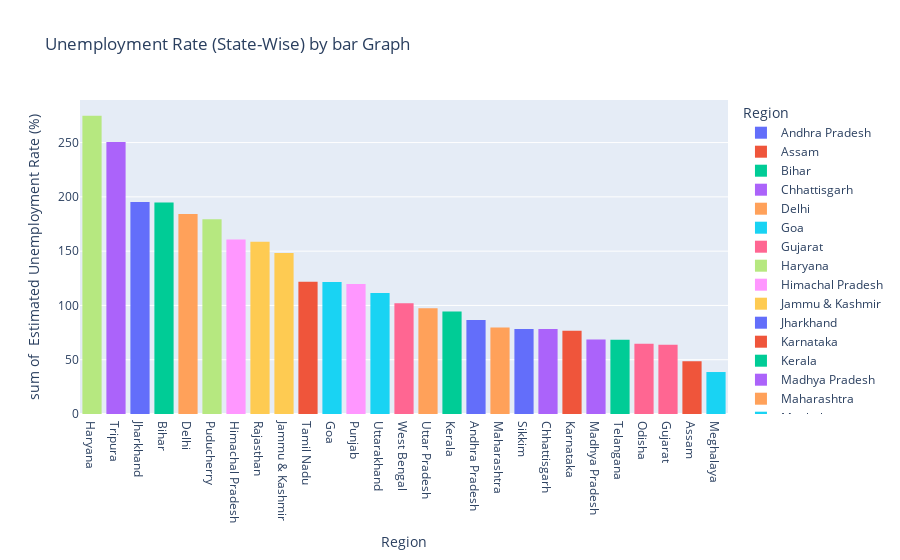

Here is the notebook cell this chart was saved with:
### Code cell
fg=px.histogram(df,x="Region",y=" Estimated Unemployment Rate (%)",color="Region",title="Unemployment Rate (State-Wise) by bar Graph",template="plotly")
fg.update_layout(xaxis={"categoryorder":"total descending"})
fg.show()

### Figure 1 — Plotly figure (JSON) as saved in the notebook; plotly's stock layout.template omitted (floating-point values rounded to 4 significant figures)
{"data": [{"alignmentgroup": "True", "bingroup": "x", "histfunc": "sum", "hovertemplate": "Region=%{x}<br>sum of  Estimated Unemployment Rate (%)=%{y}<extra></extra>", "legendgroup": "Andhra Pradesh", "marker": {"color": "#636efa", "pattern": {"shape": ""}}, "name": "Andhra Pradesh", "offsetgroup": "Andhra Pradesh", "orientation": "v", "showlegend": true, "type": "histogram", "x": ["Andhra Pradesh", "Andhra Pradesh", "Andhra Pradesh", "Andhra Pradesh", "Andhra Pradesh", "Andhra Pradesh", "Andhra Pradesh", "Andhra Pradesh", "Andhra Pradesh", "Andhra Pradesh"], "xaxis": "x", "y": [5.48, 5.83, 5.79, 20.51, 17.43, 3.31, 8.34, 6.96, 6.4, 6.59], "yaxis": "y"}, {"alignmentgroup": "True", "bingroup": "x", "histfunc": "sum", "hovertemplate": "Region=%{x}<br>sum of  Estimated Unemployment Rate (%)=%{y}<extra></extra>", "legendgroup": "Assam", "marker": {"color": "#EF553B", "pattern": {"shape": ""}}, "name": "Assam", "offsetgroup": "Assam", "orientation": "v", "showlegend": true, "type": "histogram", "x": ["Assam", "Assam", "Assam", "Assam", "Assam", "Assam", "Assam", "Assam", "Assam", "Assam"], "xaxis": "x", "y": [4.66, 4.41, 4.77, 11.06, 9.55, 0.6, 3.77, 5.53, 1.19, 3.02], "yaxis": "y"}, {"alignmentgroup": "True", "bingroup": "x", "histfunc": "sum", "hovertemplate": "Region=%{x}<br>sum of  Estimated Unemployment Rate (%)=%{y}<extra></extra>", "legendgroup": "Bihar", "marker": {"color": "#00cc96", "pattern": {"shape": ""}}, "name": "Bihar", "offsetgroup": "Bihar", "orientation": "v", "showlegend": true, "type": "histogram", "x": ["Bihar", "Bihar", "Bihar", "Bihar", "Bihar", "Bihar", "Bihar", "Bihar", "Bihar", "Bihar"], "xaxis": "x", "y": [10.61, 10.29, 15.43, 46.64, 45.96, 17.82, 12.79, 13.44, 11.91, 9.82], "yaxis": "y"}, {"alignmentgroup": "True", "bingroup": "x", "histfunc": "sum", "hovertemplate": "Region=%{x}<br>sum of  Estimated Unemployment Rate (%)=%{y}<extra></extra>", "legendgroup": "Chhattisgarh", "marker": {"color": "#ab63fa", "pattern": {"shape": ""}}, "name": "Chhattisgarh", "offsetgroup": "Chhattisgarh", "orientation": "v", "showlegend": true, "type": "histogram", "x": ["Chhattisgarh", "Chhattisgarh", "Chhattisgarh", "Chhattisgarh", "Chhattisgarh", "Chhattisgarh", "Chhattisgarh", "Chhattisgarh", "Chhattisgarh", "Chhattisgarh"], "xaxis": "x", "y": [9.65, 8.38, 7.54, 3.41, 10.5, 14.23, 10.27, 5.63, 1.96, 6.62], "yaxis": "y"}, {"alignmentgroup": "True", "bingroup": "x", "histfunc": "sum", "hovertemplate": "Region=%{x}<br>sum of  Estimated Unemployment Rate (%)=%{y}<extra></extra>", "legendgroup": "Delhi", "marker": {"color": "#FFA15A", "pattern": {"shape": ""}}, "name": "Delhi", "offsetgroup": "Delhi", "orientation": "v", "showlegend": true, "type": "histogram", "x": ["Delhi", "Delhi", "Delhi", "Delhi", "Delhi", "Delhi", "Delhi", "Delhi", "Delhi", "Delhi"], "xaxis": "x", "y": [22.23, 14.84, 17.04, 16.68, 42.27, 18.19, 20.3, 13.79, 12.53, 6.27], "yaxis": "y"}, {"alignmentgroup": "True", "bingroup": "x", "histfunc": "sum", "hovertemplate": "Region=%{x}<br>sum of  Estimated Unemployment Rate (%)=%{y}<extra></extra>", "legendgroup": "Goa", "marker": {"color": "#19d3f3", "pattern": {"shape": ""}}, "name": "Goa", "offsetgroup": "Goa", "orientation": "v", "showlegend": true, "type": "histogram", "x": ["Goa", "Goa", "Goa", "Goa", "Goa", "Goa", "Goa", "Goa", "Goa", "Goa"], "xaxis": "x", "y": [8.89, 2.81, 5.25, 13.31, 21.25, 9.96, 17.07, 16.21, 15.38, 11.54], "yaxis": "y"}, {"alignmentgroup": "True", "bingroup": "x", "histfunc": "sum", "hovertemplate": "Region=%{x}<br>sum of  Estimated Unemployment Rate (%)=%{y}<extra></extra>", "legendgroup": "Gujarat", "marker": {"color": "#FF6692", "pattern": {"shape": ""}}, "name": "Gujarat", "offsetgroup": "Gujarat", "orientation": "v", "showlegend": true, "type": "histogram", "x": ["Gujarat", "Gujarat", "Gujarat", "Gujarat", "Gujarat", "Gujarat", "Gujarat", "Gujarat", "Gujarat", "Gujarat"], "xaxis": "x", "y": [5.54, 6.38, 6.66, 18.71, 12.11, 3.2, 1.84, 1.87, 3.42, 4.03], "yaxis": "y"}, {"alignmentgroup": "True", "bingroup": "x", "histfunc": "sum", "hovertemplate": "Region=%{x}<br>sum of  Estimated Unemployment Rate (%)=%{y}<extra></extra>", "legendgroup": "Haryana", "marker": {"color": "#B6E880", "pattern": {"shape": ""}}, "name": "Haryana", "offsetgroup": "Haryana", "orientation": "v", "showlegend": true, "type": "histogram", "x": ["Haryana", "Haryana", "Haryana", "Haryana", "Haryana", "Haryana", "Haryana", "Haryana", "Haryana", "Haryana"], "xaxis": "x", "y": [20.34, 25.77, 25.05, 43.22, 29.02, 26.7, 24.18, 33.5, 19.68, 27.31], "yaxis": "y"}, {"alignmentgroup": "True", "bingroup": "x", "histfunc": "sum", "hovertemplate": "Region=%{x}<br>sum of  Estimated Unemployment Rate (%)=%{y}<extra></extra>", "legendgroup": "Himachal Pradesh", "marker": {"color": "#FF97FF", "pattern": {"shape": ""}}, "name": "Himachal Pradesh", "offsetgroup": "Himachal Pradesh", "orientation": "v", "showlegend": true, "type": "histogram", "x": ["Himachal Pradesh", "Himachal Pradesh", "Himachal Pradesh", "Himachal Pradesh", "Himachal Pradesh", "Himachal Pradesh", "Himachal Pradesh", "Himachal Pradesh", "Himachal Pradesh", "Himachal Pradesh"], "xaxis": "x", "y": [16.83, 16.84, 18.76, 2.2, 26.95, 13.47, 24.31, 15.79, 12.04, 13.46], "yaxis": "y"}, {"alignmentgroup": "True", "bingroup": "x", "histfunc": "sum", "hovertemplate": "Region=%{x}<br>sum of  Estimated Unemployment Rate (%)=%{y}<extra></extra>", "legendgroup": "Jammu & Kashmir", "marker": {"color": "#FECB52", "pattern": {"shape": ""}}, "name": "Jammu & Kashmir", "offsetgroup": "Jammu & Kashmir", "orientation": "v", "showlegend": true, "type": "histogram", "x": ["Jammu & Kashmir", "Jammu & Kashmir", "Jammu & Kashmir", "Jammu & Kashmir", "Jammu & Kashmir", "Jammu & Kashmir", "Jammu & Kashmir", "Jammu & Kashmir", "Jammu & Kashmir"], "xaxis": "x", "y": [21.08, 20.78, 15.5, 18.74, 17.92, 10.88, 11.09, 16.17, 16.14], "yaxis": "y"}, {"alignmentgroup": "True", "bingroup": "x", "histfunc": "sum", "hovertemplate": "Region=%{x}<br>sum of  Estimated Unemployment Rate (%)=%{y}<extra></extra>", "legendgroup": "Jharkhand", "marker": {"color": "#636efa", "pattern": {"shape": ""}}, "name": "Jharkhand", "offsetgroup": "Jharkhand", "orientation": "v", "showlegend": true, "type": "histogram", "x": ["Jharkhand", "Jharkhand", "Jharkhand", "Jharkhand", "Jharkhand", "Jharkhand", "Jharkhand", "Jharkhand", "Jharkhand", "Jharkhand"], "xaxis": "x", "y": [10.61, 11.85, 8.23, 47.09, 59.23, 20.95, 7.63, 9.76, 8.24, 11.8], "yaxis": "y"}, {"alignmentgroup": "True", "bingroup": "x", "histfunc": "sum", "hovertemplate": "Region=%{x}<br>sum of  Estimated Unemployment Rate (%)=%{y}<extra></extra>", "legendgroup": "Karnataka", "marker": {"color": "#EF553B", "pattern": {"shape": ""}}, "name": "Karnataka", "offsetgroup": "Karnataka", "orientation": "v", "showlegend": true, "type": "histogram", "x": ["Karnataka", "Karnataka", "Karnataka", "Karnataka", "Karnataka", "Karnataka", "Karnataka", "Karnataka", "Karnataka", "Karnataka"], "xaxis": "x", "y": [2.86, 3.61, 3.46, 29.84, 19.97, 8.44, 4.01, 0.5, 2.41, 1.58], "yaxis": "y"}, {"alignmentgroup": "True", "bingroup": "x", "histfunc": "sum", "hovertemplate": "Region=%{x}<br>sum of  Estimated Unemployment Rate (%)=%{y}<extra></extra>", "legendgroup": "Kerala", "marker": {"color": "#00cc96", "pattern": {"shape": ""}}, "name": "Kerala", "offsetgroup": "Kerala", "orientation": "v", "showlegend": true, "type": "histogram", "x": ["Kerala", "Kerala", "Kerala", "Kerala", "Kerala", "Kerala", "Kerala", "Kerala", "Kerala", "Kerala"], "xaxis": "x", "y": [5.31, 7.6, 8.99, 16.99, 17.88, 9.71, 7.09, 10.98, 5.91, 3.88], "yaxis": "y"}, {"alignmentgroup": "True", "bingroup": "x", "histfunc": "sum", "hovertemplate": "Region=%{x}<br>sum of  Estimated Unemployment Rate (%)=%{y}<extra></extra>", "legendgroup": "Madhya Pradesh", "marker": {"color": "#ab63fa", "pattern": {"shape": ""}}, "name": "Madhya Pradesh", "offsetgroup": "Madhya Pradesh", "orientation": "v", "showlegend": true, "type": "histogram", "x": ["Madhya Pradesh", "Madhya Pradesh", "Madhya Pradesh", "Madhya Pradesh", "Madhya Pradesh", "Madhya Pradesh", "Madhya Pradesh", "Madhya Pradesh", "Madhya Pradesh", "Madhya Pradesh"], "xaxis": "x", "y": [4.11, 4.57, 2.22, 12.36, 21.98, 6.48, 5.08, 4.7, 3.91, 3.13], "yaxis": "y"}, {"alignmentgroup": "True", "bingroup": "x", "histfunc": "sum", "hovertemplate": "Region=%{x}<br>sum of  Estimated Unemployment Rate (%)=%{y}<extra></extra>", "legendgroup": "Maharashtra", "marker": {"color": "#FFA15A", "pattern": {"shape": ""}}, "name": "Maharashtra", "offsetgroup": "Maharashtra", "orientation": "v", "showlegend": true, "type": "histogram", "x": ["Maharashtra", "Maharashtra", "Maharashtra", "Maharashtra", "Maharashtra", "Maharashtra", "Maharashtra", "Maharashtra", "Maharashtra", "Maharashtra"], "xaxis": "x", "y": [4.95, 4.69, 5.79, 20.9, 15.46, 9.23, 3.89, 6.23, 4.55, 4.1], "yaxis": "y"}, {"alignmentgroup": "True", "bingroup": "x", "histfunc": "sum", "hovertemplate": "Region=%{x}<br>sum of  Estimated Unemployment Rate (%)=%{y}<extra></extra>", "legendgroup": "Meghalaya", "marker": {"color": "#19d3f3", "pattern": {"shape": ""}}, "name": "Meghalaya", "offsetgroup": "Meghalaya", "orientation": "v", "showlegend": true, "type": "histogram", "x": ["Meghalaya", "Meghalaya", "Meghalaya", "Meghalaya", "Meghalaya", "Meghalaya", "Meghalaya", "Meghalaya", "Meghalaya", "Meghalaya"], "xaxis": "x", "y": [1.66, 3.59, 1.58, 10.03, 5.92, 1.15, 2.1, 3.74, 4.29, 4.6], "yaxis": "y"}, {"alignmentgroup": "True", "bingroup": "x", "histfunc": "sum", "hovertemplate": "Region=%{x}<br>sum of  Estimated Unemployment Rate (%)=%{y}<extra></extra>", "legendgroup": "Odisha", "marker": {"color": "#FF6692", "pattern": {"shape": ""}}, "name": "Odisha", "offsetgroup": "Odisha", "orientation": "v", "showlegend": true, "type": "histogram", "x": ["Odisha", "Odisha", "Odisha", "Odisha", "Odisha", "Odisha", "Odisha", "Odisha", "Odisha", "Odisha"], "xaxis": "x", "y": [1.9, 3.12, 13.08, 23.76, 11.41, 3.77, 1.88, 1.42, 2.1, 2.18], "yaxis": "y"}, {"alignmentgroup": "True", "bingroup": "x", "histfunc": "sum", "hovertemplate": "Region=%{x}<br>sum of  Estimated Unemployment Rate (%)=%{y}<extra></extra>", "legendgroup": "Puducherry", "marker": {"color": "#B6E880", "pattern": {"shape": ""}}, "name": "Puducherry", "offsetgroup": "Puducherry", "orientation": "v", "showlegend": true, "type": "histogram", "x": ["Puducherry", "Puducherry", "Puducherry", "Puducherry", "Puducherry", "Puducherry", "Puducherry", "Puducherry", "Puducherry", "Puducherry"], "xaxis": "x", "y": [0.58, 1.76, 1.2, 75.85, 58.19, 4.24, 15.47, 5.05, 10.9, 6.18], "yaxis": "y"}, {"alignmentgroup": "True", "bingroup": "x", "histfunc": "sum", "hovertemplate": "Region=%{x}<br>sum of  Estimated Unemployment Rate (%)=%{y}<extra></extra>", "legendgroup": "Punjab", "marker": {"color": "#FF97FF", "pattern": {"shape": ""}}, "name": "Punjab", "offsetgroup": "Punjab", "orientation": "v", "showlegend": true, "type": "histogram", "x": ["Punjab", "Punjab", "Punjab", "Punjab", "Punjab", "Punjab", "Punjab", "Punjab", "Punjab", "Punjab"], "xaxis": "x", "y": [11.11, 10.97, 10.32, 2.86, 28.33, 16.55, 9.19, 10.99, 9.61, 9.88], "yaxis": "y"}, {"alignmentgroup": "True", "bingroup": "x", "histfunc": "sum", "hovertemplate": "Region=%{x}<br>sum of  Estimated Unemployment Rate (%)=%{y}<extra></extra>", "legendgroup": "Rajasthan", "marker": {"color": "#FECB52", "pattern": {"shape": ""}}, "name": "Rajasthan", "offsetgroup": "Rajasthan", "orientation": "v", "showlegend": true, "type": "histogram", "x": ["Rajasthan", "Rajasthan", "Rajasthan", "Rajasthan", "Rajasthan", "Rajasthan", "Rajasthan", "Rajasthan", "Rajasthan", "Rajasthan"], "xaxis": "x", "y": [10.97, 15.16, 11.9, 17.7, 15.74, 14.39, 15.81, 17.51, 15.35, 24.15], "yaxis": "y"}, {"alignmentgroup": "True", "bingroup": "x", "histfunc": "sum", "hovertemplate": "Region=%{x}<br>sum of  Estimated Unemployment Rate (%)=%{y}<extra></extra>", "legendgroup": "Sikkim", "marker": {"color": "#636efa", "pattern": {"shape": ""}}, "name": "Sikkim", "offsetgroup": "Sikkim", "orientation": "v", "showlegend": true, "type": "histogram", "x": ["Sikkim", "Sikkim", "Sikkim", "Sikkim", "Sikkim", "Sikkim", "Sikkim", "Sikkim"], "xaxis": "x", "y": [23.57, 2.28, 24.51, 4.46, 4.45, 12.49, 5.7, 0.88], "yaxis": "y"}, {"alignmentgroup": "True", "bingroup": "x", "histfunc": "sum", "hovertemplate": "Region=%{x}<br>sum of  Estimated Unemployment Rate (%)=%{y}<extra></extra>", "legendgroup": "Tamil Nadu", "marker": {"color": "#EF553B", "pattern": {"shape": ""}}, "name": "Tamil Nadu", "offsetgroup": "Tamil Nadu", "orientation": "v", "showlegend": true, "type": "histogram", "x": ["Tamil Nadu", "Tamil Nadu", "Tamil Nadu", "Tamil Nadu", "Tamil Nadu", "Tamil Nadu", "Tamil Nadu", "Tamil Nadu", "Tamil Nadu", "Tamil Nadu"], "xaxis": "x", "y": [1.57, 2.09, 6.4, 49.83, 33.16, 12.2, 6.81, 2.65, 5, 2.16], "yaxis": "y"}, {"alignmentgroup": "True", "bingroup": "x", "histfunc": "sum", "hovertemplate": "Region=%{x}<br>sum of  Estimated Unemployment Rate (%)=%{y}<extra></extra>", "legendgroup": "Telangana", "marker": {"color": "#00cc96", "pattern": {"shape": ""}}, "name": "Telangana", "offsetgroup": "Telangana", "orientation": "v", "showlegend": true, "type": "histogram", "x": ["Telangana", "Telangana", "Telangana", "Telangana", "Telangana", "Telangana", "Telangana", "Telangana", "Telangana", "Telangana"], "xaxis": "x", "y": [5.49, 8.29, 5.77, 6.25, 14.7, 10.55, 5.36, 5.79, 3.27, 2.86], "yaxis": "y"}, {"alignmentgroup": "True", "bingroup": "x", "histfunc": "sum", "hovertemplate": "Region=%{x}<br>sum of  Estimated Unemployment Rate (%)=%{y}<extra></extra>", "legendgroup": "Tripura", "marker": {"color": "#ab63fa", "pattern": {"shape": ""}}, "name": "Tripura", "offsetgroup": "Tripura", "orientation": "v", "showlegend": true, "type": "histogram", "x": ["Tripura", "Tripura", "Tripura", "Tripura", "Tripura", "Tripura", "Tripura", "Tripura", "Tripura", "Tripura"], "xaxis": "x", "y": [32.67, 28.4, 29.95, 41.23, 21.51, 21.71, 18.24, 27.92, 17.35, 11.57], "yaxis": "y"}, {"alignmentgroup": "True", "bingroup": "x", "histfunc": "sum", "hovertemplate": "Region=%{x}<br>sum of  Estimated Unemployment Rate (%)=%{y}<extra></extra>", "legendgroup": "Uttar Pradesh", "marker": {"color": "#FFA15A", "pattern": {"shape": ""}}, "name": "Uttar Pradesh", "offsetgroup": "Uttar Pradesh", "orientation": "v", "showlegend": true, "type": "histogram", "x": ["Uttar Pradesh", "Uttar Pradesh", "Uttar Pradesh", "Uttar Pradesh", "Uttar Pradesh", "Uttar Pradesh", "Uttar Pradesh", "Uttar Pradesh", "Uttar Pradesh", "Uttar Pradesh"], "xaxis": "x", "y": [7.58, 8.98, 10.11, 21.54, 20.41, 9.47, 5.56, 5.79, 4.18, 3.75], "yaxis": "y"}, {"alignmentgroup": "True", "bingroup": "x", "histfunc": "sum", "hovertemplate": "Region=%{x}<br>sum of  Estimated Unemployment Rate (%)=%{y}<extra></extra>", "legendgroup": "Uttarakhand", "marker": {"color": "#19d3f3", "pattern": {"shape": ""}}, "name": "Uttarakhand", "offsetgroup": "Uttarakhand", "orientation": "v", "showlegend": true, "type": "histogram", "x": ["Uttarakhand", "Uttarakhand", "Uttarakhand", "Uttarakhand", "Uttarakhand", "Uttarakhand", "Uttarakhand", "Uttarakhand", "Uttarakhand", "Uttarakhand"], "xaxis": "x", "y": [5.49, 4.99, 19.85, 6.48, 8.01, 8.61, 12.38, 14.26, 22.26, 9.23], "yaxis": "y"}, {"alignmentgroup": "True", "bingroup": "x", "histfunc": "sum", "hovertemplate": "Region=%{x}<br>sum of  Estimated Unemployment Rate (%)=%{y}<extra></extra>", "legendgroup": "West Bengal", "marker": {"color": "#FF6692", "pattern": {"shape": ""}}, "name": "West Bengal", "offsetgroup": "West Bengal", "orientation": "v", "showlegend": true, "type": "histogram", "x": ["West Bengal", "West Bengal", "West Bengal", "West Bengal", "West Bengal", "West Bengal", "West Bengal", "West Bengal", "West Bengal", "West Bengal"], "xaxis": "x", "y": [6.94, 4.92, 6.92, 17.41, 17.41, 7.29, 6.83, 14.87, 9.35, 9.98], "yaxis": "y"}], "layout": {"barmode": "relative", "legend": {"title": {"text": "Region"}, "tracegroupgap": 0}, "title": {"text": "Unemployment Rate (State-Wise) by bar Graph"}, "xaxis": {"anchor": "y", "categoryarray": ["Andhra Pradesh", "Assam", "Bihar", "Chhattisgarh", "Delhi", "Goa", "Gujarat", "Haryana", "Himachal Pradesh", "Jammu & Kashmir", "Jharkhand", "Karnataka", "Kerala", "Madhya Pradesh", "Maharashtra", "Meghalaya", "Odisha", "Puducherry", "Punjab", "Rajasthan", "Sikkim", "Tamil Nadu", "Telangana", "Tripura", "Uttar Pradesh", "Uttarakhand", "West Bengal"], "categoryorder": "total descending", "domain": [0, 1], "title": {"text": "Region"}}, "yaxis": {"anchor": "x", "domain": [0, 1], "title": {"text": "sum of  Estimated Unemployment Rate (%)"}}}}
